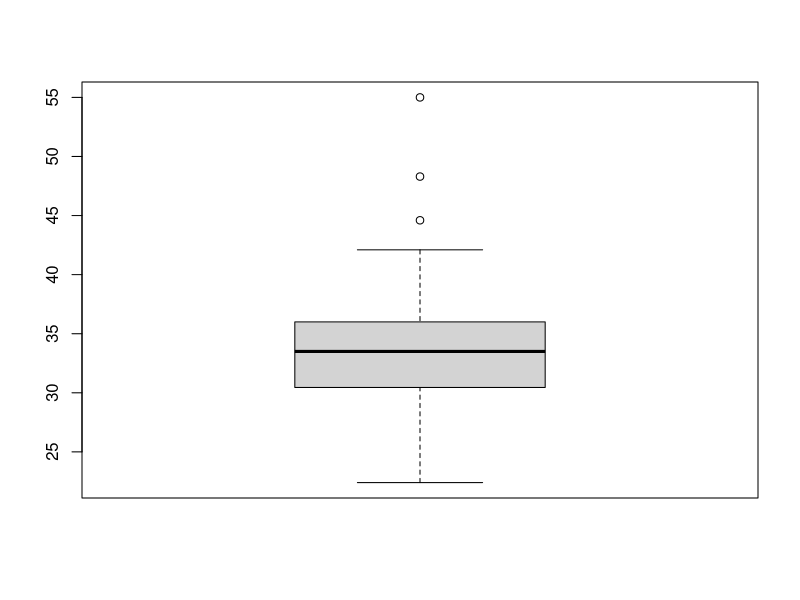
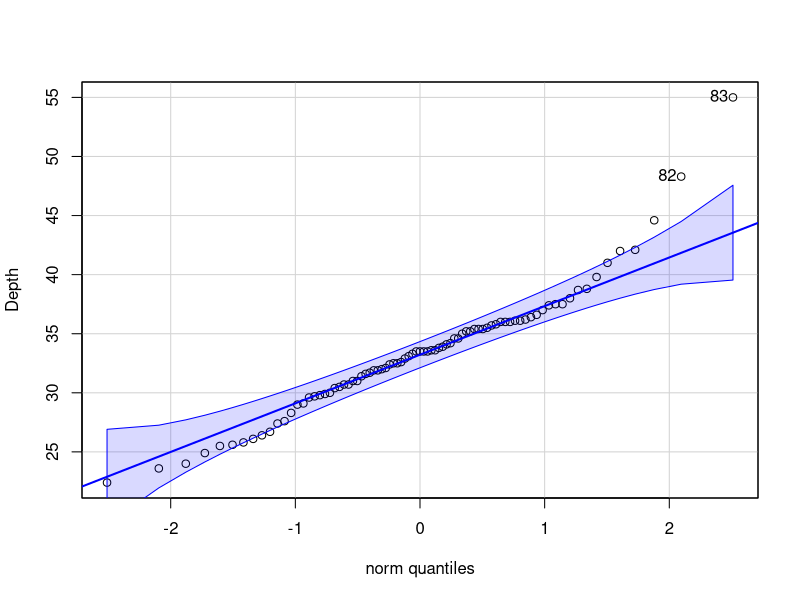

The R source for these figures, in order:
Depth <- c(
22.4,23.6,24.0,24.9,25.5,25.6,
25.8,26.1,26.4,26.7,27.4,27.6,
28.3,29.0,29.1,29.6,29.7,29.8,
29.9,30.0,30.4,30.5,30.7,30.7,
31.0,31.0,31.4,31.6,31.7,31.9,
31.9,32.0,32.1,32.4,32.5,32.5,
32.6,32.9,33.1,33.3,33.5,33.5,
33.5,33.5,33.6,33.6,33.8,33.9,
34.1,34.2,34.6,34.6,35.0,35.2,
35.2,35.4,35.4,35.4,35.5,35.7,
35.8,36.0,36.0,36.0,36.1,36.1,
36.2,36.4,36.6,37.0,37.4,37.5,
37.5,38.0,38.7,38.8,39.8,41.0,
42.0,42.1,44.6,48.3,55.0)

length(Depth) # how many obs are there?
boxplot(Depth)
#install.packages("car") # if you haven't already installed it.
library(car)
qqPlot(Depth)
mean(Depth)
sd(Depth)

